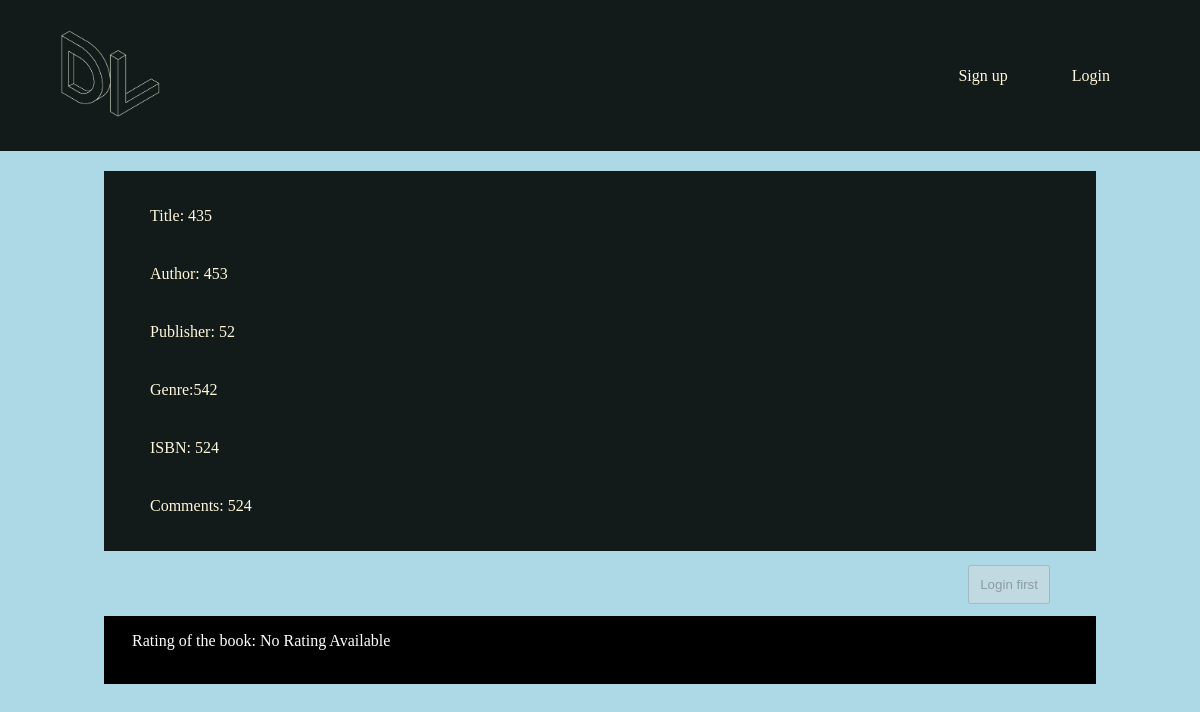
Before: /book/1 with the older database file.
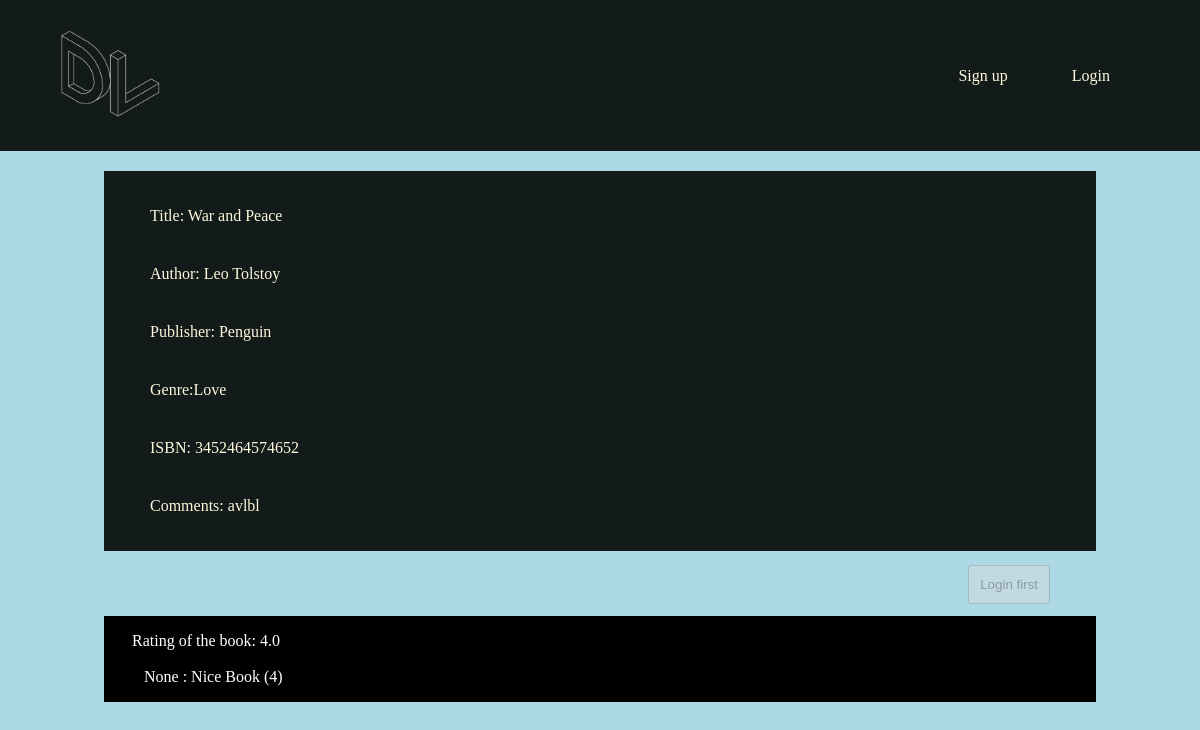
After: the same page with the newer database file.
### book/models.py (models this page shows)
class Book(models.Model):
    Title = models.CharField(max_length = 120,null = False)
    Author = models.CharField(max_length = 120)
    Publisher = models.CharField(max_length = 120)
    Genre = models.CharField(max_length = 120)
    ISBN = models.CharField(max_length = 13,null = False) #as int was small, take as char
    Location = models.TextField()
    Available = models.BooleanField(default=True)
    Comments = models.TextField(null=True)

class Rates(models.Model):
    rates = models.IntegerField()
    userID = models.CharField(max_length=50)
    bookID = models.CharField(max_length=50)
    usrrnme = models.CharField(max_length=50,null = True)
    comment = models.TextField()

### book/views.py (the view)
# urls.py: path('book/', book_view, name='book'),
def book_view(request,id,*args,**kwargs):
    obj=Book.objects.get(id=id)
    ID = id
    req=1
    if request.method =='POST':
        title = obj.Title
        bookid= obj.id
        user = request.user
        iss = Issue(
            Title=title,
            BookID=bookid,
            User=user,
            DoI=datetime.date.today(),
            DoD=datetime.date.today()+datetime.timedelta(days=7)
            )
        iss.save()
        req = 0
        messages.info(request, 'Book issue request placed')
        content={
            "title":obj.Title,
            "auth":obj.Author,
            "pub":obj.Publisher,
            "gen":obj.Genre,
            "isbn":obj.ISBN,
            "loc":obj.Location,
            "comm":obj.Comments,
            "avlbl":obj.Available,
            "id":obj.id,
            "req":req
        }
        obj.Available = False
        obj.save()
        return render(request,"Books/book.html",content)
    else:
        bookratings = Rates.objects.filter(bookID=ID)
        fr = float(0)
        l = float(0)
        for rate in bookratings:
            fr = fr + float(rate.rates)
            l=l+1
        if fr!=0:
            fr = float(fr)/l
        else:
            fr = str("No Rating Available")
        if Rates.objects.filter(bookID=ID,usrrnme = request.user ):
            hasNotRated = False
        else:
            hasNotRated = True
        content={
            "title":obj.Title,
            "auth":obj.Author,
            "pub":obj.Publisher,
            "gen":obj.Genre,
            "isbn":obj.ISBN,
            "loc":obj.Location,
            "comm":obj.Comments,
            "avlbl":obj.Available,
            "id":obj.id,
            "req":req,
            "ratigs":bookratings,
            "rt":fr,
            "hasNR":hasNotRated
        }
        return render(request,"Books/book.html",content)

### Templates/Books/book.html (shortened to what this page needs)
{% load static %}
<!DOCTYPE html>
<head>
    <link rel="stylesheet" href="{% static 'book/style.css' %}">
</head>
<body>
    <header>
        <a href="/"><img src="{% static 'DevLibrary.png' %}" alt="" width = "100"></a>
        <nav>
            <ul class = "nvlinks">
                {% if user.is_authenticated %}
                <li>Hello, {{user.username}}</li>
                <li><a href="/logout/">Logout</a></li>
                {% else %}
                <li><a href="/register/">Sign up</a></li>
                <li><a href="/login/">Login</a></li>
                {% endif %}
            </ul>
        </nav>
    </header>
    <div class = "mn">
    <ul>
        <li>
        <p>Title: {{title}}</p>
    </li>
  <li>
    <p>Author: {{auth}}</p>
  </li>
  <li>
        <p>Publisher: {{pub}}</p>
    </li>
      <li>
        <p>Genre:{{gen}}</p>
    </li>
    <li>
        <p>ISBN: {{isbn}}</p>
    </li>
        <li>
        <p>Comments: {{comm}}</p>
    </li>
    {% if user.is_authenticated and avlbl and req %}
        <li>
          <form action ="/issue/{{id}}" method="POST">{% csrf_token %}
          <button type="Submit" style="float:right; margin: 30px; padding:10px;">Issue Book</button>
          </form>
        </li>
        {% elif user.is_authenticated == False %}
        <li>
          <form method="POST">{% csrf_token %}
          <button type="Submit" style="float:right; margin: 30px; padding:10px;" disabled>Login first</button>
          </form>
        </li>
        {% elif avlbl == False %}
        <li>
          <form method="POST">{% csrf_token %}
          <button type="Submit" style="float:right; margin: 30px; padding:10px;" disabled>Book not avaiable</button>
          </form>
        </li>
    {% endif %}
    </ul>
    </div>
    <div style="margin-left:auto;margin-right:auto;padding:16px;margin-top:65px;color: white; width:80%;display:block;background-color:black">
        <p style="margin-left:12px;"> Rating of the book: {{rt}} </p>
        <br>
    {% for rate in ratigs %}
    <p style="margin-left:24px;">{{rate.usrrnme}} : {{rate.comment}} ({{rate.rates}})</p>
    {% endfor %}
    </div>
</body>

Changed rows visible on the page:
changed Book: Title "435" → "War and Peace"; Author "453" → "Leo Tolstoy"; Publisher "52" → "Penguin"; Genre "542" → "Love"; ISBN "524" → "3452464574652"; Comments "524" → "avlbl"
added Rates: usrrnme "None", comment "Nice Book", rates "4"
Other visible differences:
{{ rt }}: "No Rating Available" → "4.0"
